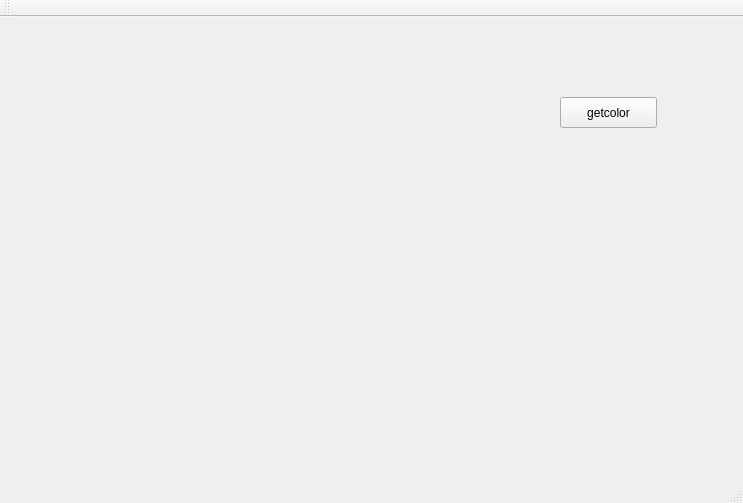
<?xml version="1.0" encoding="UTF-8"?>
<ui version="4.0">
 <class>MainWindow</class>
 <widget class="QMainWindow" name="MainWindow">
  <property name="geometry">
   <rect>
    <x>0</x>
    <y>0</y>
    <width>743</width>
    <height>503</height>
   </rect>
  </property>
  <property name="windowTitle">
   <string>MainWindow</string>
  </property>
  <widget class="QWidget" name="centralWidget">
   <widget class="QLabel" name="Canvas">
    <property name="geometry">
     <rect>
      <x>40</x>
      <y>20</y>
      <width>431</width>
      <height>411</height>
     </rect>
    </property>
    <property name="autoFillBackground">
     <bool>true</bool>
    </property>
    <property name="frameShape">
     <enum>QFrame::NoFrame</enum>
    </property>
    <property name="frameShadow">
     <enum>QFrame::Raised</enum>
    </property>
    <property name="text">
     <string/>
    </property>
   </widget>
   <widget class="QPushButton" name="pushButton">
    <property name="geometry">
     <rect>
      <x>560</x>
      <y>80</y>
      <width>97</width>
      <height>31</height>
     </rect>
    </property>
    <property name="text">
     <string>getcolor</string>
    </property>
   </widget>
  </widget>
  <widget class="QMenuBar" name="menuBar">
   <property name="geometry">
    <rect>
     <x>0</x>
     <y>0</y>
     <width>743</width>
     <height>27</height>
    </rect>
   </property>
  </widget>
  <widget class="QToolBar" name="mainToolBar">
   <attribute name="toolBarArea">
    <enum>TopToolBarArea</enum>
   </attribute>
   <attribute name="toolBarBreak">
    <bool>false</bool>
   </attribute>
  </widget>
  <widget class="QStatusBar" name="statusBar"/>
 </widget>
 <layoutdefault spacing="6" margin="11"/>
 <resources/>
 <connections/>
</ui>
